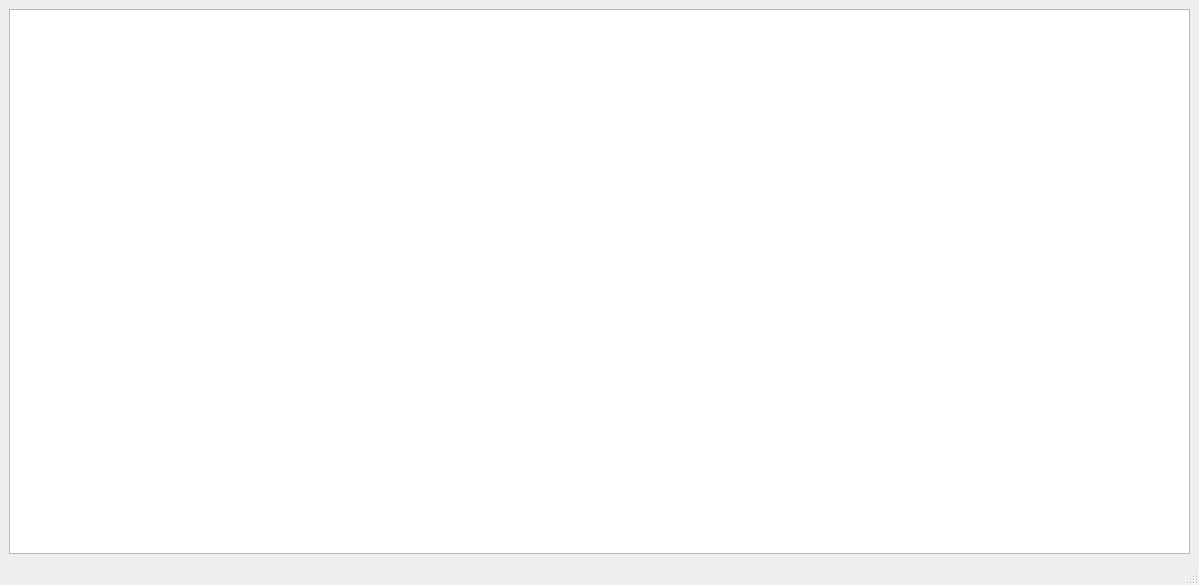
<?xml version="1.0" encoding="UTF-8"?>
<ui version="4.0">
 <class>MainWindow</class>
 <widget class="QMainWindow" name="MainWindow">
  <property name="geometry">
   <rect>
    <x>0</x>
    <y>0</y>
    <width>1199</width>
    <height>585</height>
   </rect>
  </property>
  <property name="windowTitle">
   <string>MainWindow</string>
  </property>
  <widget class="QWidget" name="centralwidget">
   <layout class="QGridLayout" name="gridLayout">
    <item row="0" column="0">
     <widget class="QTextEdit" name="log_text_log"/>
    </item>
   </layout>
  </widget>
  <widget class="QMenuBar" name="menubar">
   <property name="geometry">
    <rect>
     <x>0</x>
     <y>0</y>
     <width>1199</width>
     <height>21</height>
    </rect>
   </property>
  </widget>
  <widget class="QStatusBar" name="statusbar"/>
 </widget>
 <resources/>
 <connections/>
</ui>
